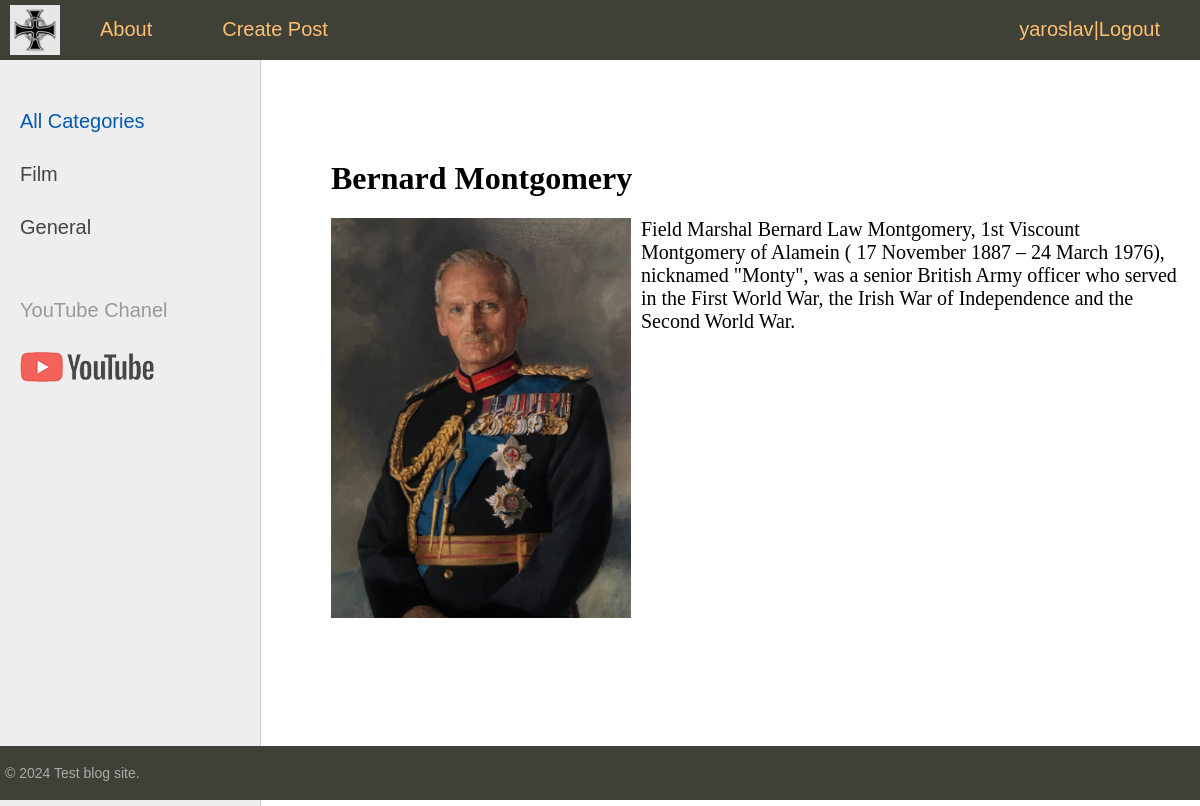
The page /post/bernard-montgomery/ (signed in) on the database its author committed.
### users/models.py (models this page shows)
class MyUser(AbstractUser):
    photo = models.ImageField(upload_to='photos/pofile/%Y/%m/%d/', null=True)
    region=models.CharField(null=True, max_length=50)

### sitetest/models.py (models this page shows, shortened)
class Category(models.Model):
    name = models.CharField(max_length=100, db_index=True, verbose_name="Category")
    slug = models.SlugField(max_length=255, unique=True, db_index=True, verbose_name="Slug")
    class Meta:
        verbose_name = "Category"
        verbose_name_plural = "Categories"
    def get_absolute_url(self):
        return reverse("category", kwargs={"cat_slug": self.slug})

class Persons(models.Model):
    class Status(models.IntegerChoices):
        DRAFT = 0, "Not Published"
        PUBLISHED = 1, "Published"
    title = models.CharField(max_length=255, verbose_name="Name")
    slug = models.SlugField(max_length=255, unique=True, db_index=True, verbose_name="Slug")
    photo = models.FileField(upload_to='photos/%Y/%m/%d/',
                             blank=True, null=True, verbose_name="Photo")
    content = models.TextField(blank=True, verbose_name="content")
    time_create = models.DateTimeField(auto_now_add=True, verbose_name="Time of creation")
    time_update = models.DateTimeField(auto_now=True, verbose_name="Last update")
    is_published = models.BooleanField(choices=tuple(map(lambda x: (bool(x[0]), x[1]), Status.choices)),
                                       default=Status.DRAFT, verbose_name="Published Status")
    cat = models.ForeignKey('Category', on_delete=models.PROTECT, related_name='categ', verbose_name="Category")
    tags = models.ManyToManyField('TagPost', blank=True, related_name='tags', verbose_name="Tags")
    country = models.OneToOneField('Country', blank=True, on_delete=models.SET_NULL, null=True, related_name='countri',
                                   verbose_name="Country")
    author = models.ForeignKey(get_user_model(), on_delete=models.SET_NULL, related_name='posts', null=True,
                               default=True)
    objects = models.Manager()
    published = PublishedManager()
    class Meta:
        verbose_name_plural = "Person"

### sitetest/views.py (the view)
# urls.py: path('post/<slug:post_slug>/', views.ShowPost.as_view(), name="post"),
class ShowPost(LoginRequiredMixin,DataMixin, DetailView):
    template_name = "sitetest/post.html"
    context_object_name = 'post'
    slug_url_kwarg = 'post_slug'
    def get_context_data(self, **kwargs):
        context = super().get_context_data(**kwargs)
        return self.get_mixin_context_data(context, title=context['post'].title)
    def get_object(self, queryset=None):
        return get_object_or_404(Persons, slug=self.kwargs[self.slug_url_kwarg])

### sitetest/templatetags/person_tags.py (called while the page is built)
@register.inclusion_tag('sitetest/list_categories.html')
def show_categories(cat_selected=0):
    cats = Category.objects.annotate(total=Count("categ")).filter(total__gt=0)
    return {'cats': cats, 'cat_selected': cat_selected}

@register.inclusion_tag('sitetest/list_tags.html')
def show_tags():
    tags = TagPost.objects.annotate(total=Count("tags")).filter(total__gt=0)
    return {'tags': tags}

### sitetest/utils.py (called while the page is built)
    def get_mixin_context_data(self, context, **kwargs):
        context['cat_selected'] = None
        context.update(kwargs)
        return context

### users/context_processors.py (called while the page is built)
def get_upper_menu(request):
    return {'upper_menu':menu}

### sitetest/templates/sitetest/post.html (shortened to what this page needs)
{% extends 'base.html' %}
{% block content %}
<h1> {{title}}</h1>
{% if post.photo %}
<p><img class="img-article-left" src="{{post.photo.url}}"></p>
{% endif %}
<p> {{post.content|linebreaks}}</p>
{% endblock %}

### templates/base.html (shortened to what this page needs)
{% load static %}
{% load person_tags %}
<!DOCTYPE html>
<html>
<head>
    <link type="text/css" href="{% static 'sitetest/css/styles.css' %}" rel="stylesheet"/>
</head>
<body>
<table class="table-page" border=0 cellpadding="0" cellspacing="0">
    <tr>
        <td valign=top>
            {% block mainmenu %}
            <div class="header">
                <ul id="mainmenu" class="mainmenu">
                    <li class="logo"><a href="{% url 'home' %}">
                        <div class="logo"></div>
                    </a></li>
                    {% for m in upper_menu %}
                    <li><a href="{% url m.url_name %}">{{m.title}}</a></li>
                    {% endfor %}
                    {%if user.is_authenticated%}
                    <li class="last"><a href="{%url 'users:profile'%}">{{user.username}}</a>|<a
                            href="{%url 'users:logout'%}">Logout</a></li>
                    {%else%}
                    <li class="last"><a href="{%url 'users:login'%}">Login</a>|<a href="{%url 'users:registration'%}">Registration</a>
                    </li>
                    {%endif%}
                </ul>
            </div>
            {% endblock mainmenu %}
            <table class="table-content" border=0 cellpadding="0" cellspacing="0">
                <tr>
                    <td valign="top" class="left-chapters">
                        <ul id="leftchapters">
                            {% if cat_selected == 0 or cat_selected is None %}
                            <li class="selected">All Categories</li>
                            {% else %}
                            <li><a href="{% url 'home' %}">All Сategories</a></li>
                            {% endif %}
                            {% show_categories cat_selected%}
                            <li class="share">
                                <p>YouTube Chanel</p>
                                <a class="share-yt" href="https://www.youtube.com/channel/UCnRAS_JjCz_UkiyF-bRwD_g"
                                   target="_blank" rel="nofollow"></a>
                            </li>
                        </ul>
                    </td>
                    <td valign="top" class="content">
                        <div class="content-text">
                            {% block content %}
                            {% endblock %}
                        </div>
                    </td>
                </tr>
            </table>
        </td>
    </tr>
    <tr>
        <td valign=top>
            <div id="footer">
                <p>&copy; 2024 Test blog site.</p>
            </div>
        </td>
    </tr>
</table>
</body>
</html>

### sitetest/templates/sitetest/list_categories.html
{% for cat in cats %}
{% if cat.id == cat_selected%}
<li class="selected">{{cat.name}}</li>
{% else %}
<li><a href="{{ cat.get_absolute_url }}">{{cat.name}}</a></li>
{% endif %}
{% endfor %}

### sitetest/static/sitetest/css/styles.css (style rules this page uses)
html, body { font-family: 'Arial'; margin: 0; padding: 0; height: 100%; width: 100%; color: #444; }
a { color: #0059b2; text-decoration: none; }
img { max-width: 600px; height: auto; }
img.img-article-left { max-width: 300px; height: auto; float: left; padding: 0 10px 10px 0; }
.table-page { width: 100%; height: 100%; vertical-align: top; }
.table-page tr { height: 100%; }
.header { background: #3F4137; height: 60px; }
.logo { background: url('../images/logo.png') no-repeat 10px 5px; width: 70px; height: 60px; }
ul.mainmenu { list-style: none; margin: 0; padding: 0; height: 60px; color: #fdc073; font-size: 20px; overflow: hidden; }
ul.mainmenu li { float: left; margin: 18px 40px 0 30px; }
ul.mainmenu li.logo { margin: 0; }
ul.mainmenu li.last { float: right; }
ul.mainmenu li a { color: #fdc073; text-decoration: none; }
.table-content { width: 100%; min-height: 100%; height: 100%; }
.left-chapters { margin: 0; background: #eee; border-right: 1px solid #ccc; }
.left-chapters ul { width: 230px; margin: 0; padding: 20px 10px 10px 20px; list-style: none; font-size: 20px; }
.left-chapters ul li { margin: 30px 0 0 0; color: #999; }
.left-chapters ul li.selected { color: #0059b2; }
.left-chapters ul li a { color: #444; text-decoration: none; }
.left-chapters ul li.share { margin: 60px 0 0 0; }
.left-chapters ul li.share p { margin: 30px 0 30px 0; }
.left-chapters ul li.share a { display: inline-block; width: 40px; height: 40px; margin: 0 20px 0 0; }
.left-chapters ul li.share a.share-yt { width: 100%; height: 30px; background: url('../images/share_yt.png') no-repeat 0 0 }
.content { padding: 40px 20px 20px 40px; width: 100%; box-sizing: border-box; }
.content-text { margin: 60px 0 0 30px; color: #000; font-size: 20px; font-family: Yandex Sans Display Light; }
.content-text h1 { font-size: 32px; }
#footer { box-sizing: border-box; background: #3F4137; padding: 5px; color: #aaa; font-size: 14px; font-family: Verdana, Geneva, Arial, Helvetica; text-align: left; overflow: hidden; }

### rows shown on the page
MyUser: username "yaroslav"
Category: name "Film"
Category: name "General"
Persons: title "Bernard Montgomery", photo (picture), content "Field Marshal Bernard Law Montgomery, 1st Viscount Montgomery of Alamein ( 17 November 1887 – 24 March 1976), nicknamed \"Monty\", was a senior British Army officer who served in the First World War, the Irish War of Independence and the Second World War."

### other values the page prints
{{ m.title }} "About" "Create Post"
